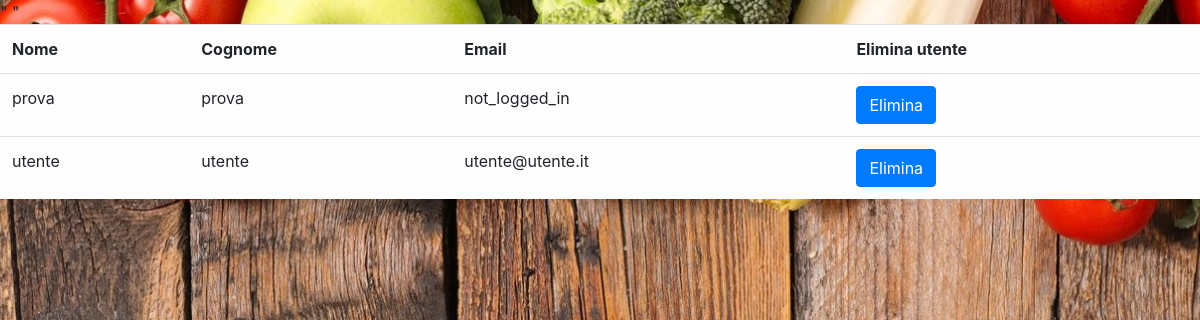
Screenshot of /codice/php/elencoutenti.php with the database file from the repository.
### tables this page shows
CREATE TABLE `persona` (
  `nome` varchar(20) NOT NULL,
  `cognome` varchar(20) NOT NULL,
  `email` varchar(40) NOT NULL,
  `id_ristorante` int(11) DEFAULT NULL,
  `password` varchar(60) NOT NULL,
  `privilegi` int(11) NOT NULL,
  `cellulare` char(10) NOT NULL
);

### codice/php/elencoutenti.php (the view, shortened to what this page needs)
<!DOCTYPE html>
<html lang="it" dir="ltr">
  <head>
    <link rel="stylesheet" href="./../css/bootstrap.min.css">
    <link href="./../css/full.css" rel="stylesheet">
    <link href="./../css/menubar.css" rel="stylesheet">
    <link href="./../css/approvazione.css" rel="stylesheet">
  </head>
  <body>
    <?php
    $servername = "localhost";
    $username = "root";
    $password = "";
    $dbname = "cfu";
    $conn = new mysqli($servername, $username, $password, $dbname);
    $result = mysqli_query($conn,"SELECT nome, cognome, email FROM persona WHERE privilegi ='0'");
    echo "<table class='table table-light table-hover'>
    <tr>
    <th>Nome</th>
    <th>Cognome</th>
    <th>Email</th>
    <th>Elimina utente</th>
    </tr>";
    while($row = mysqli_fetch_array($result))
    {
    echo ' <tr>
    <td> '. $row['nome'] .' </td>
    <td> '. $row['cognome'] .' </td>
    <td> '. $row['email'] .' </td>
    <td>
    <form action="#" method="POST">
    <input type="submit" class= "btn btn-primary name="delete" value="Elimina" />
    <input type="hidden" name = "delete" value="'.$row["email"].'">
    </td>
    </form></tr>"';
    }
    echo "</table>";
?>
  </body>

### codice/css/full.css (style rules this page uses)
body { background: url('./../resources/bg.jpg') no-repeat center center fixed; -webkit-background-size: cover; -moz-background-size: cover; background-size: cover; -o-background-size: cover; }

### rows the page displays
persona: nome "prova", cognome "prova", email "not_logged_in"
persona: nome "utente", cognome "utente", email "utente@utente.it"
